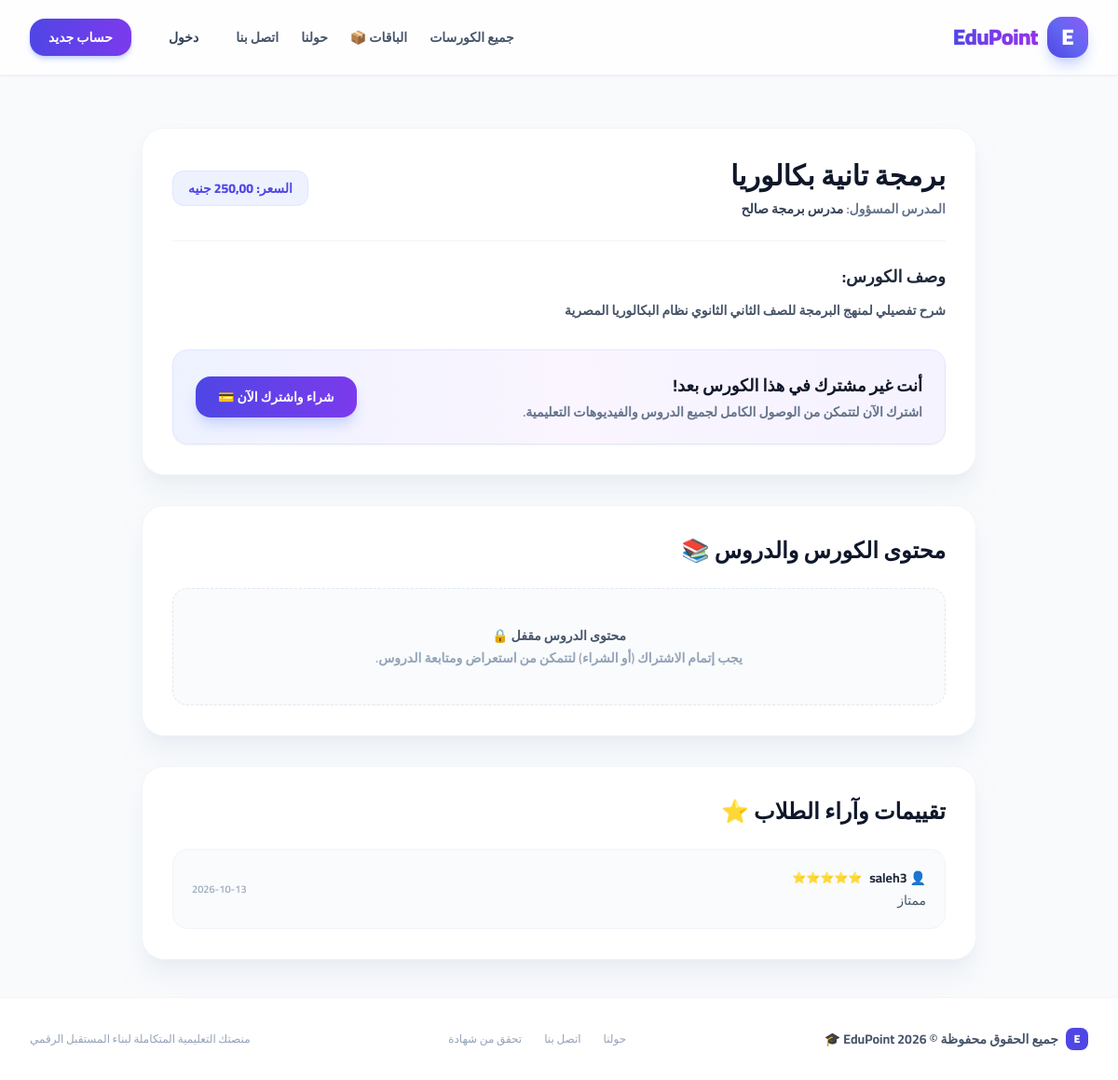
Screenshot of /course/2/ with the database file from the repository.
### courses/models.py (models this page shows, shortened)
class Course(models.Model):
  title = models.CharField(max_length=200)
  description = models.TextField()
  category = models.ForeignKey(
      Category, on_delete=models.SET_NULL, null=True, blank=True,
      related_name='courses', verbose_name='التصنيف'
  )
  instructor = models.ForeignKey(
      User, on_delete=models.CASCADE, related_name='courses'
  )
  price = models.DecimalField(max_digits=8, decimal_places=2, default=0.00)
  is_free = models.BooleanField(default=True)
  created_at = models.DateTimeField(auto_now_add=True)

class Review(models.Model):
  course = models.ForeignKey(
      Course, on_delete=models.CASCADE, related_name='reviews'
  )
  student = models.ForeignKey(User, on_delete=models.CASCADE)
  rating = models.PositiveIntegerField(
      default=5, choices=[(i, str(i)) for i in range(1, 6)]
  )
  comment = models.TextField()
  created_at = models.DateTimeField(auto_now_add=True)

### accounts/models.py (models this page shows, shortened)
class UserProfile(models.Model):
  USER_TYPE_CHOICES = (
      ('student', 'طالب'),
      ('instructor', 'مدرس'),
  )
  user = models.OneToOneField(User, on_delete=models.CASCADE)
  user_type = models.CharField(
      max_length=20, choices=USER_TYPE_CHOICES, default='student'
  )
  full_name = models.CharField(max_length=150, blank=True, null=True, verbose_name="الاسم الكامل للشهادات")
  phone = models.CharField(max_length=20, blank=True, null=True, verbose_name="رقم الهاتف")
  bio = models.TextField(blank=True, null=True)

### courses/views.py (the view, shortened to what this page needs)
# urls.py: path('course/<int:pk>/', views.course_detail, name='course_detail'),
def course_detail(request, pk):
  course = get_object_or_404(Course, pk=pk)
  is_enrolled = False
  all_lessons = list(course.lessons.all().order_by('order'))
  lessons_data = []
  if request.user.is_authenticated:
    completed_lesson_ids = set(
        LessonProgress.objects.filter(
            student=request.user, lesson__course=course, is_completed=True
        ).values_list('lesson_id', flat=True)
    )
  else:
    completed_lesson_ids = set()
  is_instructor_owner = request.user.is_authenticated and course.instructor == request.user
  is_favorite = False
  if request.user.is_authenticated:
    is_favorite = Favorite.objects.filter(student=request.user, course=course).exists()
  instructor_avg_rating = None
  instructor_rating_count = 0
  user_instructor_rating = None
  for index, item in enumerate(all_lessons):
    is_completed = item.id in completed_lesson_ids
    if is_instructor_owner or index == 0:
      is_unlocked = True
    else:
      prev_item = all_lessons[index - 1]
      is_unlocked = prev_item.id in completed_lesson_ids
    lessons_data.append({
        'lesson': item,
        'is_completed': is_completed,
        'is_unlocked': is_unlocked,
    })
  return render(
      request,
      'courses/course_detail.html',
      {
          'course': course,
          'is_enrolled': is_enrolled,
          'is_favorite': is_favorite,
          'lessons_data': lessons_data,
          'instructor_avg_rating': instructor_avg_rating,
          'instructor_rating_count': instructor_rating_count,
          'user_instructor_rating': user_instructor_rating,
      },
  )

### courses/context_processors.py (called while the page is built)
def unread_notifications(request):
    if request.user.is_authenticated:
        count = Notification.objects.filter(user=request.user, is_read=False).count()
    else:
        count = 0
    return {'unread_notifications_count': count}

### templates/courses/course_detail.html (shortened to what this page needs)
{% extends 'base.html' %}
{% block content %}
<div class="max-w-4xl mx-auto space-y-6 sm:space-y-8">
    <div class="bg-white rounded-3xl shadow-xl shadow-slate-200/50 border border-slate-100 p-6 sm:p-8">
        <div class="flex flex-col md:flex-row justify-between items-start md:items-center mb-6 border-b border-slate-100 pb-6 gap-4">
            <div>
                <h1 class="text-2xl sm:text-3xl font-black text-slate-900 mb-2">{{ course.title }}</h1>
                <p class="text-slate-500 font-semibold text-xs sm:text-sm">المدرس المسؤول: <span class="text-slate-700 font-bold">{% if course.instructor.userprofile.full_name %}{{ course.instructor.userprofile.full_name }}{% else %}{{ course.instructor.username }}{% endif %}</span></p>
            </div>
            <div class="flex flex-wrap items-center gap-3">
                <span class="text-xs sm:text-sm font-extrabold px-4 py-2 rounded-xl {% if course.is_free %}bg-emerald-50 text-emerald-600 border border-emerald-100{% else %}bg-indigo-50 text-indigo-600 border border-indigo-100{% endif %}">
                    {% if course.is_free %}مجاني بالكامل{% else %}السعر: {{ course.price }} جنيه{% endif %}
                </span>
            </div>
        </div>
        <div class="mb-8">
            <h3 class="text-base sm:text-lg font-bold text-slate-800 mb-3">وصف الكورس:</h3>
            <p class="text-slate-600 leading-relaxed text-xs sm:text-sm font-semibold whitespace-pre-line">{{ course.description }}</p>
        </div>
        {% if not is_enrolled %}
        <div class="bg-gradient-to-r from-indigo-50 via-purple-50 to-violet-50 border border-indigo-100 rounded-2xl p-5 sm:p-6 flex flex-col sm:flex-row items-center justify-between gap-4 shadow-sm">
            <div>
                <h4 class="text-slate-900 font-bold text-base sm:text-lg mb-1">أنت غير مشترك في هذا الكورس بعد!</h4>
                <p class="text-slate-500 text-xs sm:text-sm font-semibold">اشترك الآن لتتمكن من الوصول الكامل لجميع الدروس والفيديوهات التعليمية.</p>
            </div>
            {% if course.is_free %}
                <a href="{% url 'enroll_free_course' course.id %}" class="whitespace-nowrap bg-gradient-to-r from-emerald-600 to-teal-600 text-white font-bold px-6 py-3 rounded-2xl hover:opacity-95 transition shadow-lg shadow-emerald-200 text-xs sm:text-sm">
                    انضم للكورس مجاناً 🚀
                </a>
            {% else %}
                <a href="{% url 'initiate_payment' course.id %}" class="whitespace-nowrap bg-gradient-to-r from-indigo-600 to-violet-600 text-white font-bold px-6 py-3 rounded-2xl hover:opacity-95 transition shadow-lg shadow-indigo-200 text-xs sm:text-sm">
                    شراء واشترك الآن 💳
                </a>
            {% endif %}
        </div>
        {% endif %}
    </div>
    <div class="bg-white rounded-3xl shadow-xl shadow-slate-200/50 border border-slate-100 p-6 sm:p-8">
        <h3 class="text-xl sm:text-2xl font-black text-slate-900 mb-6">محتوى الكورس والدروس 📚</h3>
        {% if is_enrolled %}
            <div class="space-y-3 sm:space-y-4">
                {% for data in lessons_data %}
                    {% if data.is_unlocked %}
                        <div class="bg-slate-50 p-4 rounded-2xl border border-slate-100 flex flex-col sm:flex-row justify-between items-start sm:items-center gap-3 hover:border-indigo-200 transition">
                            <div class="flex items-center gap-3">
                                <span class="w-8 h-8 rounded-xl bg-indigo-50 text-indigo-600 font-bold flex items-center justify-center text-xs shrink-0">{{ data.lesson.order }}</span>
                                <span class="font-bold text-slate-800 text-sm">{{ data.lesson.title }}</span>
                            </div>
                            <div class="flex items-center gap-2 w-full sm:w-auto justify-end">
                                {% if data.is_completed %}
                                    <span class="text-[11px] text-emerald-700 bg-emerald-50 px-3 py-1.5 rounded-xl font-bold border border-emerald-100">✓ مكتمل</span>
                                {% endif %}
                                <a href="{% url 'lesson_detail' course.id data.lesson.id %}" class="bg-indigo-600 text-white text-xs sm:text-sm font-bold px-5 py-2.5 rounded-2xl hover:bg-indigo-700 transition shadow-sm">
                                    مشاهدة الدرس 📺
                                </a>
                            </div>
                        </div>
                    {% else %}
                        <div class="bg-slate-100/70 p-4 rounded-2xl border border-slate-200 flex flex-col sm:flex-row justify-between items-start sm:items-center gap-3 opacity-75 cursor-not-allowed" onclick="alert('عذراً، هذا الدرس مقفل. يجب مشاهدة الدرس السابق حتى نهايته أولاً لفتح قفله 🔒');">
                            <div class="flex items-center gap-3">
                                <span class="w-8 h-8 rounded-xl bg-slate-200 text-slate-500 font-bold flex items-center justify-center text-xs shrink-0">{{ data.lesson.order }}</span>
                                <span class="font-bold text-slate-400 text-sm">{{ data.lesson.title }}</span>
                            </div>
                            <span class="text-xs bg-slate-200 text-slate-500 px-3 py-1.5 rounded-xl font-bold">🔒 مقفل</span>
                        </div>
                    {% endif %}
                {% empty %}
                <div class="text-center py-8 text-slate-400 font-semibold text-sm">
                    لم يتم إضافة دروس لهذا الكورس حتى الآن. ترقبوا المحتوى قريباً!
                </div>
                {% endfor %}
            </div>
        {% else %}
            <div class="text-center py-10 bg-slate-50/80 rounded-2xl border border-dashed border-slate-200">
                <p class="text-slate-600 font-bold mb-1 text-sm">محتوى الدروس مقفل 🔒</p>
                <p class="text-slate-400 text-xs sm:text-sm font-semibold">يجب إتمام الاشتراك (أو الشراء) لتتمكن من استعراض ومتابعة الدروس.</p>
            </div>
        {% endif %}
    </div>
    <div class="bg-white rounded-3xl shadow-xl shadow-slate-200/50 border border-slate-100 p-6 sm:p-8">
        <h3 class="text-xl sm:text-2xl font-black text-slate-900 mb-6">تقييمات وآراء الطلاب ⭐</h3>
        <div class="space-y-4">
            {% for review in course.reviews.all %}
            <div class="bg-slate-50/80 p-4 sm:p-5 rounded-2xl border border-slate-100 flex flex-col sm:flex-row justify-between items-start sm:items-center gap-4">
                <div>
                    <div class="flex items-center gap-2 mb-1">
                        <span class="font-bold text-slate-800 text-xs sm:text-sm">👤 {{ review.student.username }}</span>
                        <span class="text-xs text-amber-500 font-bold">
                            {% if review.rating == 5 %}⭐⭐⭐⭐⭐{% elif review.rating == 4 %}⭐⭐⭐⭐{% elif review.rating == 3 %}⭐⭐⭐{% elif review.rating == 2 %}⭐⭐{% else %}⭐{% endif %}
                        </span>
                    </div>
                    <p class="text-slate-600 text-xs sm:text-sm font-medium">{{ review.comment }}</p>
                </div>
                <span class="text-[11px] text-slate-400 font-semibold">{{ review.created_at|date:"Y-m-d" }}</span>
            </div>
            {% empty %}
            <div class="text-center py-8 text-slate-400 font-semibold text-xs sm:text-sm bg-slate-50/60 rounded-2xl border border-dashed border-slate-200">
                لا توجد تقييمات لهذا الكورس حتى الآن. كن أول من يقيّم!
            </div>
            {% endfor %}
        </div>
    </div>
</div>
{% endblock %}

### templates/base.html (style rules this page uses)
body { font-family: 'Cairo', sans-serif; }

### rows the page displays
Course: title "برمجة تانية بكالوريا", instructor.userprofile.full_name "مدرس برمجة صالح", price "250,00", description "شرح تفصيلي لمنهج البرمجة للصف الثاني الثانوي نظام البكالوريا المصرية"
Review: student.username "saleh3", comment "ممتاز", created_at "2026-10-13"
